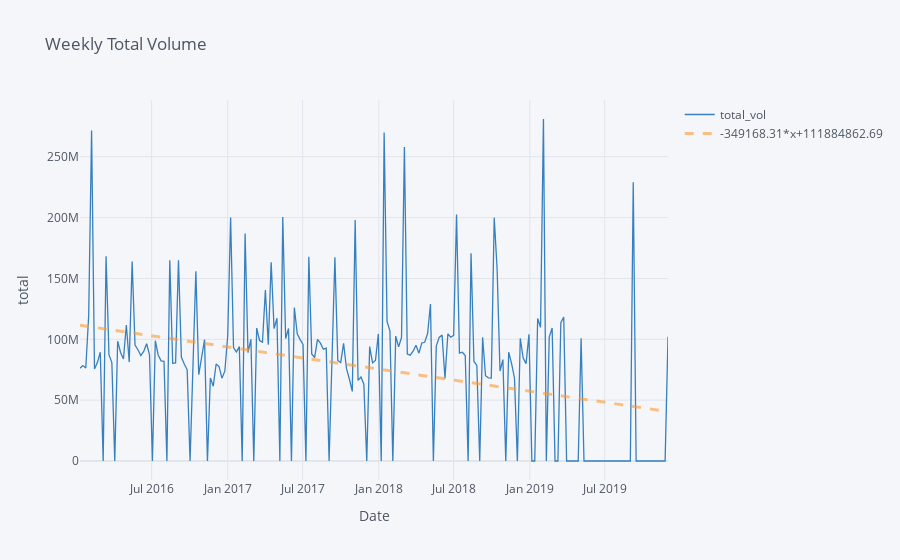

The notebook cell saved with this chart:
### Code cell
pri_w = df_product_a[['total_vol','date_w']].set_index('date_w').resample('W').sum()
price_month=pri_w.iplot(kind='line', xTitle='Date', yTitle='total', title='Weekly Total Volume',color='blue', bestfit = True)

### Figure 1 — Plotly figure (JSON) as saved in the notebook; plotly's stock layout.template omitted (floating-point values rounded to 4 significant figures; data arrays with more than 128 entries replaced by an {"elided": "..."} marker saying what was removed)
{"data": [{"line": {"color": "rgba(55, 128, 191, 1.0)", "dash": "solid", "shape": "linear", "width": 1.3}, "mode": "lines", "name": "total_vol", "text": "", "type": "scatter", "x": {"elided": "204 str values"}, "y": {"elided": "204 float values"}}, {"line": {"color": "rgba(255, 153, 51, 0.6)", "dash": "dash", "shape": "linear", "width": 3}, "mode": "lines", "name": "-349168.31*x+111884862.69", "type": "scatter", "x": {"elided": "204 str values"}, "y": {"elided": "204 float values"}}], "layout": {"legend": {"bgcolor": "#F5F6F9", "font": {"color": "#4D5663"}}, "paper_bgcolor": "#F5F6F9", "plot_bgcolor": "#F5F6F9", "title": {"font": {"color": "#4D5663"}, "text": "Weekly Total Volume"}, "xaxis": {"gridcolor": "#E1E5ED", "showgrid": true, "tickfont": {"color": "#4D5663"}, "title": {"font": {"color": "#4D5663"}, "text": "Date"}, "zerolinecolor": "#E1E5ED"}, "yaxis": {"gridcolor": "#E1E5ED", "showgrid": true, "tickfont": {"color": "#4D5663"}, "title": {"font": {"color": "#4D5663"}, "text": "total"}, "zerolinecolor": "#E1E5ED"}}}
